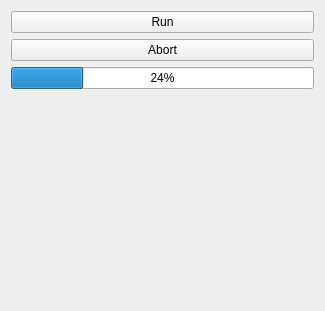
<?xml version="1.0" encoding="UTF-8"?>
<ui version="4.0">
 <class>OpenLIFUSonicationControl</class>
 <widget class="qMRMLWidget" name="OpenLIFUSonicationControl">
  <property name="geometry">
   <rect>
    <x>0</x>
    <y>0</y>
    <width>325</width>
    <height>311</height>
   </rect>
  </property>
  <layout class="QVBoxLayout" name="verticalLayout_2">
   <item>
    <widget class="QPushButton" name="runPushButton">
     <property name="text">
      <string>Run</string>
     </property>
    </widget>
   </item>
   <item>
    <widget class="QPushButton" name="abortPushButton">
     <property name="text">
      <string>Abort</string>
     </property>
    </widget>
   </item>
   <item>
    <widget class="QProgressBar" name="runProgressBar">
     <property name="value">
      <number>24</number>
     </property>
    </widget>
   </item>
   <item>
    <spacer name="verticalSpacer">
     <property name="orientation">
      <enum>Qt::Vertical</enum>
     </property>
     <property name="sizeHint" stdset="0">
      <size>
       <width>20</width>
       <height>40</height>
      </size>
     </property>
    </spacer>
   </item>
  </layout>
 </widget>
 <customwidgets>
  <customwidget>
   <class>qMRMLWidget</class>
   <extends>QWidget</extends>
   <header>qMRMLWidget.h</header>
   <container>1</container>
  </customwidget>
 </customwidgets>
 <resources/>
 <connections/>
</ui>
